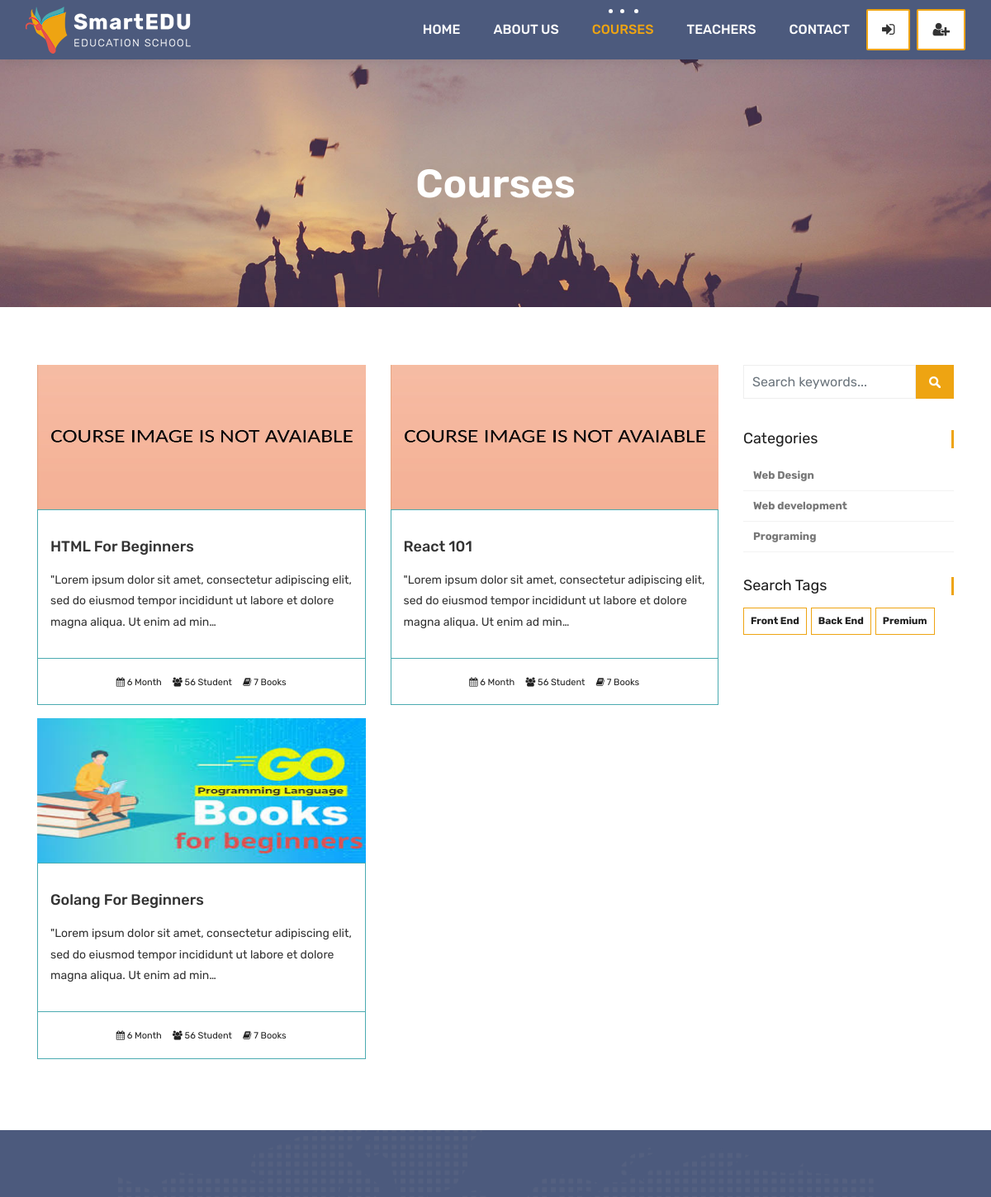
Page /courses/ (upper part) on the earlier database version.
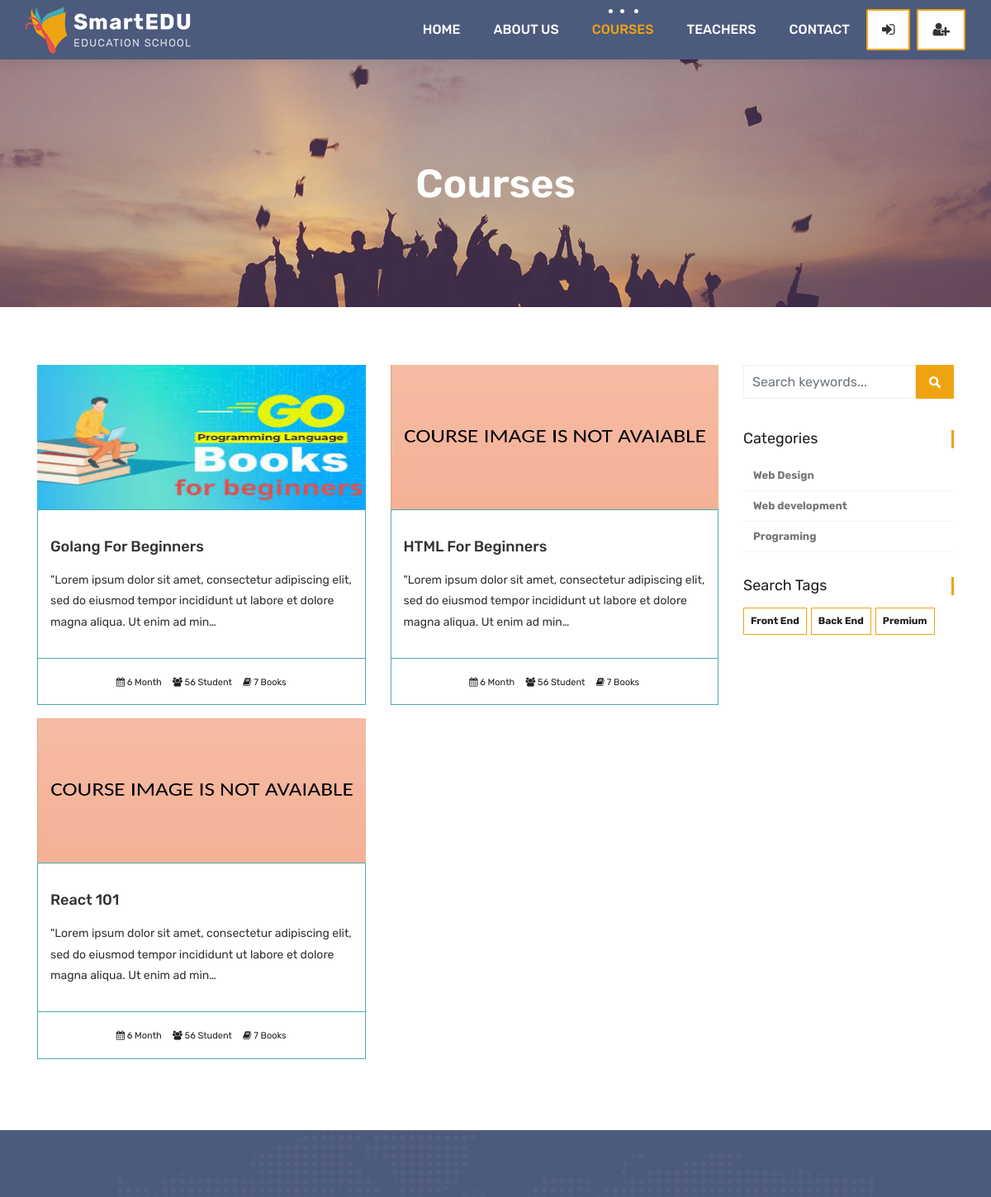
Same page on the later database version.
### courses/models.py (models this page shows, shortened)
class Course(models.Model):
    teacher=models.ForeignKey(Teacher,null=True, on_delete=models.CASCADE)
    name=models.CharField(max_length=200, unique=True, verbose_name="Kurs Adı ", help_text="Kurs adını yazınız")
    category=models.ForeignKey(Category,null=True,on_delete=models.DO_NOTHING)
    tags=models.ManyToManyField(Tag, blank=True, null=True)
    description=models.TextField(blank=True,null=True)
    image = models.ImageField(upload_to="courses/%Y/%m/%d/", default="courses/default_course_image.jpg")
    date = models.DateTimeField(auto_now=True)
    available = models.BooleanField(default=True)

class Category(models.Model):
       name=models.CharField(max_length=50,null=True)
       slug=models.SlugField(max_length=50, unique=True, null=True)

class Tag(models.Model):
       name=models.CharField(max_length=50,null=True)
       slug=models.SlugField(max_length=50, unique=True, null=True)

### courses/views.py (the view)
# urls.py: path('', views.course_list, name="courses"),
def course_list(request,category_slug=None,tag_slug=None):
    category_page=None
    tag_page=None
    categories=Category.objects.all()
    tags=Tag.objects.all()
    if category_slug != None:
        category_page=get_object_or_404(Category, slug=category_slug)
        courses=Course.objects.filter(available=True, category=category_page)
    elif tag_slug != None:
        tag_page=get_object_or_404(Tag, slug=tag_slug)
        courses=Course.objects.filter(available=True, tags=tag_page)
    else:
        courses=Course.objects.all().order_by('-date')
    context={
        'courses':courses,
        'categories':categories,
        'tags':tags
    }
    return render(request,'courses.html',context)

### templates/courses.html
{% extends 'partials/_base.html' %}
{% block content %}
{% load static %}
	<div class="all-title-box">
		<div class="container text-center">
			<h1>Courses</span></h1>
		</div>
	</div>
    <div id="overviews" class="section wb">
        <div class="container">
            <div class="row">
                <div class="col-lg-9 blog-post-single">
					<div class="row">
						{% for  course in courses %}
                        <div class="col-lg-6 col-md-6 col-12 mb-3">
                            <div class="course-item">
                                <div class="image-blog">
                                    <img src="{{course.image.url}}" alt="" class="img-fluid" style="max-height: 175px;">
                                </div>
                                <div class="course-br">
                                    <div class="course-title">
                                        <h2><a href="{%url 'course_detail' course.category.slug course.id  %}" title="">{{course.name}}</a></h2>
                                    </div>
                                    <div class="course-desc">
                                        <p>{{course.description | truncatechars:140}} </p>
                                    </div>
                                </div>
                                <div class="course-meta-bot">
                                    <ul>
                                        <li><i class="fa fa-calendar" aria-hidden="true"></i> 6 Month</li>
                                        <li><i class="fa fa-users" aria-hidden="true"></i> 56 Student</li>
                                        <li><i class="fa fa-book" aria-hidden="true"></i> 7 Books</li>
                                    </ul>
                                </div>
                            </div>
                        </div>
                        {% endfor  %}
                    </div>
                </div>
				<div class="col-lg-3 col-12 right-single">
					<div class="widget-search">
						<div class="site-search-area">
							<form method="get" id="site-searchform" action="{% url 'search' %}">
								<div>
									<input class="input-text form-control" name="search" placeholder="Search keywords..." type="text">
									<input id="searchsubmit" value="Search" type="submit">
								</div>
							</form>
						</div>
					</div>
					<div class="widget-categories">
						<h3 class="widget-title">Categories</h3>
						<ul>
							{% for category in categories%}
							<li><a href="{% url 'courses_by_category' category.slug %}"><b>{{category.name}}</b></a></li>
                            {% endfor  %}
					    </ul>
					</div>
					<div class="widget-tags">
						<h3 class="widget-title">Search Tags</h3>
						<ul class="tags">
							{% for tag in tags %}
							<li><a href="{% url 'courses_by_tag' tag.slug %}"><b>{{tag.name}}</b></a></li>
                            {% endfor  %}
						</ul>
					</div>
				</div>
            </div>
        </div>
    </div>
 {% endblock %}

### templates/partials/_base.html (shortened to what this page needs)
{% load static %}
<!DOCTYPE html>
<html lang="en">
    <link rel="stylesheet"  href="{% static 'css/bootstrap.min.css' %}">
    <link rel="stylesheet" href= "{% static 'style.css' %}">
    <link rel="stylesheet" href="{% static 'css/versions.css' %}">
    <link rel="stylesheet" href=" {% static 'css/responsive.css' %}">
    <link rel="stylesheet" href="{% static 'css/custom.css' %}">
</head>
<body class="host_version">
	{% include "partials/_navbar.html" %}
    {% block content %}
    {% endblock  %}
	{% include "partials/_footer.html" %}

### templates/partials/_navbar.html (shortened to what this page needs)
	{% load static %}
	<header class="top-navbar">
		<nav class="navbar navbar-expand-lg navbar-light bg-light">
			<div class="container-fluid">
				<a class="navbar-brand" href="{% url 'index' %}">
					<img src="{% static 'images/logo.png' %}" alt="" />
				</a>
				<div class="collapse navbar-collapse" id="navbars-host">
					<ul class="navbar-nav ml-auto">
						<li class="nav-item {% if request.path == '/' %} active {% endif %}">
							<a class="nav-link" href="{% url 'index' %}">Home</a>
						</li>
						<li class="nav-item {% if 'about' in request.path %} active {% endif %}">
							<a class="nav-link" href="{% url 'about' %}">About Us</a>
						</li>
						<li class="nav-item {% if 'courses' in request.path %} active {% endif %}">
							<a class="nav-link" href="{% url 'courses' %}">Courses</a>
						</li>
						<li class="nav-item {% if 'teachers' in request.path %} active {% endif %}">
							<a class="nav-link" href="{% url 'teachers' %}">Teachers</a>
						</li>
						<li class="nav-item {% if 'contact' in request.path %} active {% endif %}">
							<a class="nav-link" href="{% url 'contact' %}">Contact</a>
						</li>
					</ul>
					<ul class="nav navbar-nav navbar-right">
						{% if user.is_authenticated %}
						<li><a class="hover-btn-new log orange mr-2" href="{% url 'dashboard'%}" ><span>{{ user.username }}</span></a></li>
						<li>
							<a class="hover-btn-new log orange" href="javascript:void(0);" onclick="document.getElementById('logout').submit();">
								<span><i class="fa fa-sign-out"></i></span>
							</a>
							<form action="{% url 'logout' %}" method="POST" id="logout">
								{% csrf_token %}
								<input type="hidden">
							</form>
						</li>
						{% else %}
						<li><a class="hover-btn-new log orange mr-2" href="{% url 'login'%}" ><span><i class="fa fa-sign-in"></i></span></a></li>
						<li><a class="hover-btn-new log orange " href="{% url 'register'%}" ><span><i class="fa fa-user-plus"></i></span></a></li>
						{% endif %}
					</ul>
				</div>
			</div>
		</nav>
	</header>

### templates/partials/_footer.html (shortened to what this page needs)
{% load static %}
<!DOCTYPE html>
<html lang="en">
<head>
</head>
<body>
<footer class="footer">
</footer>
</body>
</html>

Differences in the rows shown:
changed Course "Golang For Beginners": moves up the list
